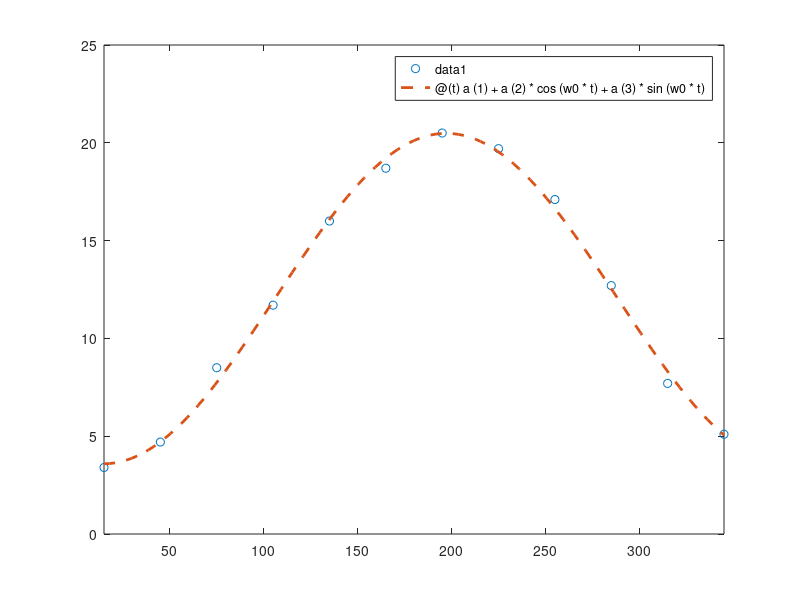

Write MATLAB code to recreate this figure.
function [A0, A1, B1, C1, dia_max] = RA183045_L09_01()

t = [15 45 75 105 135 165 195 225 255 285 315 345].'; %dias
T = [3.4 4.7 8.5 11.7 16 18.7 20.5 19.7 17.1 12.7 7.7 5.1].'; %graus celcius
figure;
plot(t,T,'o')
 

%periodo => per = 2*pi/omega
periodo = 365; %dias
w0 = 2*pi/periodo;

Z = [ones(length(t),1) cos(w0*t) sin(w0*t)];

a = Z\(T);

T_ajuste = @(t) a(1) + a(2)*cos(w0*t) + a(3)*sin(w0*t) ;
hold on
fplot(T_ajuste, [min(t) max(t)], '--', 'linewidth', 2);


A0 = a(1);
A1 = a(2);
B1 = a(3);

C1 = sqrt((A1)^2 + (B1)^2);

dia_max = fminbnd(@(t) -T_ajuste(t), 0, 365)


end